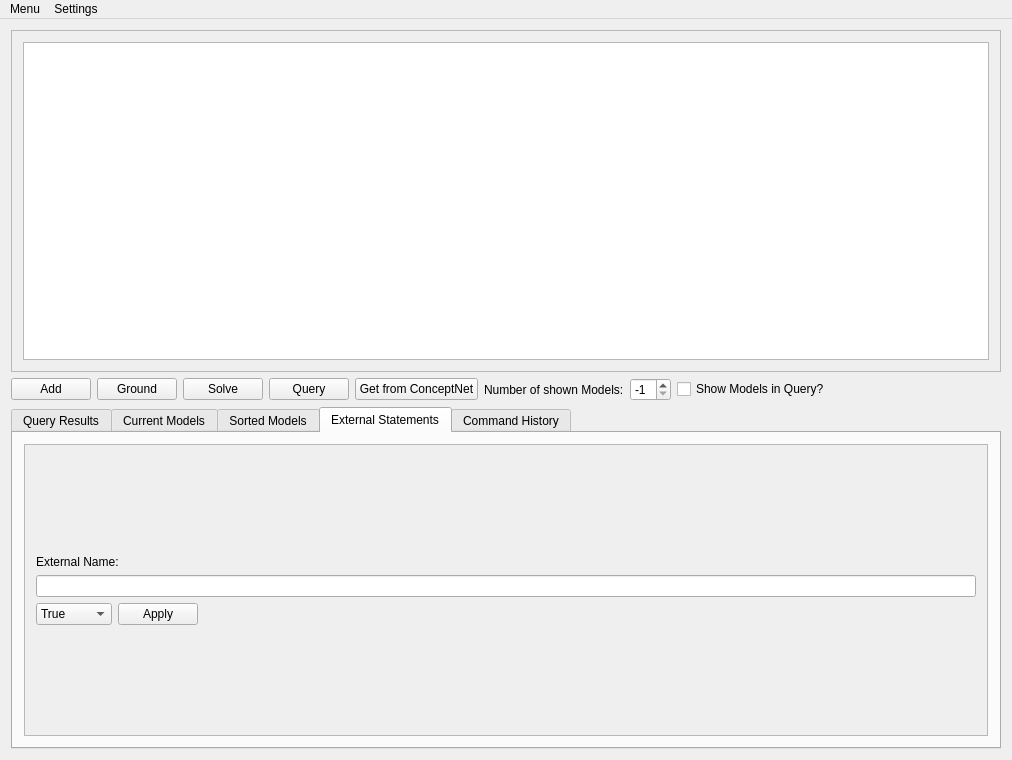
<?xml version="1.0" encoding="UTF-8"?>
<ui version="4.0">
 <class>ConceptNetGui</class>
 <widget class="QMainWindow" name="ConceptNetGui">
  <property name="geometry">
   <rect>
    <x>0</x>
    <y>0</y>
    <width>1012</width>
    <height>760</height>
   </rect>
  </property>
  <property name="windowTitle">
   <string>ConceptNetGui</string>
  </property>
  <widget class="QWidget" name="mainWindow">
   <property name="enabled">
    <bool>true</bool>
   </property>
   <layout class="QVBoxLayout" name="verticalLayout_2">
    <item>
     <widget class="QScrollArea" name="scrollArea">
      <property name="widgetResizable">
       <bool>true</bool>
      </property>
      <widget class="QWidget" name="aspRuleScrollArea">
       <property name="geometry">
        <rect>
         <x>0</x>
         <y>0</y>
         <width>992</width>
         <height>336</height>
        </rect>
       </property>
       <layout class="QVBoxLayout" name="verticalLayout_3">
        <item>
         <widget class="QTextEdit" name="aspRuleTextArea"/>
        </item>
       </layout>
      </widget>
     </widget>
    </item>
    <item>
     <layout class="QHBoxLayout" name="horizontalLayout">
      <item>
       <widget class="QPushButton" name="addBtn">
        <property name="text">
         <string>Add</string>
        </property>
       </widget>
      </item>
      <item>
       <widget class="QPushButton" name="groundBtn">
        <property name="text">
         <string>Ground</string>
        </property>
       </widget>
      </item>
      <item>
       <widget class="QPushButton" name="solveBtn">
        <property name="text">
         <string>Solve</string>
        </property>
       </widget>
      </item>
      <item>
       <widget class="QPushButton" name="queryBtn">
        <property name="text">
         <string>Query</string>
        </property>
       </widget>
      </item>
      <item>
       <widget class="QPushButton" name="conceptNetBtn">
        <property name="text">
         <string>Get from ConceptNet</string>
        </property>
       </widget>
      </item>
      <item>
       <widget class="QLabel" name="numberOfmodelsLabel">
        <property name="text">
         <string>Number of shown Models:</string>
        </property>
       </widget>
      </item>
      <item>
       <widget class="QSpinBox" name="numberOfModelsSpinBox">
        <property name="minimum">
         <number>-1</number>
        </property>
        <property name="value">
         <number>-1</number>
        </property>
       </widget>
      </item>
      <item>
       <widget class="QCheckBox" name="showModelsCheckBox">
        <property name="text">
         <string>Show Models in Query?</string>
        </property>
       </widget>
      </item>
      <item>
       <spacer name="buttonSpacer">
        <property name="orientation">
         <enum>Qt::Horizontal</enum>
        </property>
        <property name="sizeHint" stdset="0">
         <size>
          <width>40</width>
          <height>20</height>
         </size>
        </property>
       </spacer>
      </item>
     </layout>
    </item>
    <item>
     <widget class="QTabWidget" name="resultTabWidget">
      <property name="currentIndex">
       <number>3</number>
      </property>
      <widget class="QWidget" name="queryResultsTab">
       <attribute name="title">
        <string>Query Results</string>
       </attribute>
       <layout class="QHBoxLayout" name="horizontalLayout_2">
        <item>
         <widget class="QScrollArea" name="queryResultsScrollArea">
          <property name="widgetResizable">
           <bool>true</bool>
          </property>
          <widget class="QWidget" name="queryResultsScrollAreaWidget">
           <property name="geometry">
            <rect>
             <x>0</x>
             <y>0</y>
             <width>970</width>
             <height>285</height>
            </rect>
           </property>
           <layout class="QHBoxLayout" name="horizontalLayout_7">
            <item>
             <widget class="QLabel" name="queryResultsLabel">
              <property name="text">
               <string/>
              </property>
             </widget>
            </item>
           </layout>
          </widget>
         </widget>
        </item>
       </layout>
      </widget>
      <widget class="QWidget" name="currentModelsTab">
       <attribute name="title">
        <string>Current Models</string>
       </attribute>
       <layout class="QHBoxLayout" name="horizontalLayout_6">
        <item>
         <widget class="QScrollArea" name="currentModelsScrollArea">
          <property name="widgetResizable">
           <bool>true</bool>
          </property>
          <widget class="QWidget" name="currentModelsScrollAreaWidget">
           <property name="geometry">
            <rect>
             <x>0</x>
             <y>0</y>
             <width>970</width>
             <height>285</height>
            </rect>
           </property>
           <layout class="QHBoxLayout" name="horizontalLayout_8">
            <item>
             <widget class="QLabel" name="currentModelsLabel">
              <property name="text">
               <string/>
              </property>
             </widget>
            </item>
           </layout>
          </widget>
         </widget>
        </item>
       </layout>
      </widget>
      <widget class="QWidget" name="sortedModelsTab">
       <attribute name="title">
        <string>Sorted Models</string>
       </attribute>
       <layout class="QHBoxLayout" name="horizontalLayout_3">
        <item>
         <widget class="QScrollArea" name="sortedModelsScrollArea">
          <property name="widgetResizable">
           <bool>true</bool>
          </property>
          <widget class="QWidget" name="sortedModelsScrollAreaWidget">
           <property name="geometry">
            <rect>
             <x>0</x>
             <y>0</y>
             <width>970</width>
             <height>285</height>
            </rect>
           </property>
           <layout class="QHBoxLayout" name="horizontalLayout_9">
            <item>
             <widget class="QLabel" name="sortedModelsLabel">
              <property name="text">
               <string/>
              </property>
             </widget>
            </item>
           </layout>
          </widget>
         </widget>
        </item>
       </layout>
      </widget>
      <widget class="QWidget" name="externalTab">
       <attribute name="title">
        <string>External Statements</string>
       </attribute>
       <layout class="QHBoxLayout" name="horizontalLayout_4">
        <item>
         <widget class="QScrollArea" name="externalsScrollArea">
          <property name="widgetResizable">
           <bool>true</bool>
          </property>
          <widget class="QWidget" name="externalsScrollAreaWidget">
           <property name="geometry">
            <rect>
             <x>0</x>
             <y>0</y>
             <width>970</width>
             <height>285</height>
            </rect>
           </property>
           <layout class="QVBoxLayout" name="verticalLayout">
            <item>
             <spacer name="verticalSpacerExtUp">
              <property name="orientation">
               <enum>Qt::Vertical</enum>
              </property>
              <property name="sizeHint" stdset="0">
               <size>
                <width>20</width>
                <height>40</height>
               </size>
              </property>
             </spacer>
            </item>
            <item>
             <widget class="QLabel" name="externalNameLabel">
              <property name="text">
               <string>External Name:</string>
              </property>
             </widget>
            </item>
            <item>
             <widget class="QLineEdit" name="externalTextEdit"/>
            </item>
            <item>
             <layout class="QHBoxLayout" name="externalLayout">
              <item>
               <widget class="QComboBox" name="truthValueComboBox">
                <item>
                 <property name="text">
                  <string>True</string>
                 </property>
                </item>
                <item>
                 <property name="text">
                  <string>False</string>
                 </property>
                </item>
                <item>
                 <property name="text">
                  <string>Release</string>
                 </property>
                </item>
               </widget>
              </item>
              <item>
               <widget class="QPushButton" name="applyBtn">
                <property name="text">
                 <string>Apply</string>
                </property>
               </widget>
              </item>
              <item>
               <spacer name="horizontalSpacer">
                <property name="orientation">
                 <enum>Qt::Horizontal</enum>
                </property>
                <property name="sizeHint" stdset="0">
                 <size>
                  <width>40</width>
                  <height>20</height>
                 </size>
                </property>
               </spacer>
              </item>
             </layout>
            </item>
            <item>
             <spacer name="verticalSpacerExtDown">
              <property name="orientation">
               <enum>Qt::Vertical</enum>
              </property>
              <property name="sizeHint" stdset="0">
               <size>
                <width>20</width>
                <height>40</height>
               </size>
              </property>
             </spacer>
            </item>
           </layout>
          </widget>
         </widget>
        </item>
       </layout>
      </widget>
      <widget class="QWidget" name="commandHistoryTab">
       <attribute name="title">
        <string>Command History</string>
       </attribute>
       <layout class="QHBoxLayout" name="horizontalLayout_5">
        <item>
         <widget class="QScrollArea" name="commandHistoryScrollArea">
          <property name="verticalScrollBarPolicy">
           <enum>Qt::ScrollBarAsNeeded</enum>
          </property>
          <property name="widgetResizable">
           <bool>true</bool>
          </property>
          <widget class="QWidget" name="commandHistoryScrollAreaWidget">
           <property name="geometry">
            <rect>
             <x>0</x>
             <y>0</y>
             <width>970</width>
             <height>285</height>
            </rect>
           </property>
           <property name="sizePolicy">
            <sizepolicy hsizetype="Expanding" vsizetype="Expanding">
             <horstretch>0</horstretch>
             <verstretch>0</verstretch>
            </sizepolicy>
           </property>
           <layout class="QHBoxLayout" name="horizontalLayout_11">
            <item>
             <widget class="QTableWidget" name="commandHistoryTable">
              <property name="columnCount">
               <number>2</number>
              </property>
              <attribute name="horizontalHeaderCascadingSectionResizes">
               <bool>false</bool>
              </attribute>
              <attribute name="horizontalHeaderStretchLastSection">
               <bool>true</bool>
              </attribute>
              <column>
               <property name="text">
                <string>Command</string>
               </property>
              </column>
              <column>
               <property name="text">
                <string>Parameters</string>
               </property>
              </column>
             </widget>
            </item>
           </layout>
          </widget>
         </widget>
        </item>
       </layout>
      </widget>
     </widget>
    </item>
   </layout>
  </widget>
  <widget class="QMenuBar" name="menuBar">
   <property name="geometry">
    <rect>
     <x>0</x>
     <y>0</y>
     <width>1012</width>
     <height>25</height>
    </rect>
   </property>
   <widget class="QMenu" name="menuNew_Program">
    <property name="title">
     <string>Menu</string>
    </property>
    <addaction name="actionNew_Program"/>
    <addaction name="separator"/>
    <addaction name="actionSave_Program"/>
    <addaction name="actionSave_Models"/>
    <addaction name="separator"/>
    <addaction name="actionLoad_Program"/>
    <addaction name="actionLoad_Background_Knowledge"/>
   </widget>
   <widget class="QMenu" name="menuSettings">
    <property name="title">
     <string>Settings</string>
    </property>
    <addaction name="actionSolver_Settings"/>
   </widget>
   <addaction name="menuNew_Program"/>
   <addaction name="menuSettings"/>
  </widget>
  <action name="actionNew_Program">
   <property name="text">
    <string>New Program</string>
   </property>
  </action>
  <action name="actionSave_Program">
   <property name="text">
    <string>Save Program</string>
   </property>
  </action>
  <action name="actionSave_Models">
   <property name="text">
    <string>Save Models</string>
   </property>
  </action>
  <action name="actionSolver_Settings">
   <property name="checkable">
    <bool>false</bool>
   </property>
   <property name="text">
    <string>Solver Settings</string>
   </property>
  </action>
  <action name="actionLoad_Program">
   <property name="text">
    <string>Load Program</string>
   </property>
  </action>
  <action name="actionLoad_Background_Knowledge">
   <property name="text">
    <string>Load Background Knowledge</string>
   </property>
  </action>
 </widget>
 <layoutdefault spacing="6" margin="11"/>
 <resources/>
 <connections/>
</ui>
